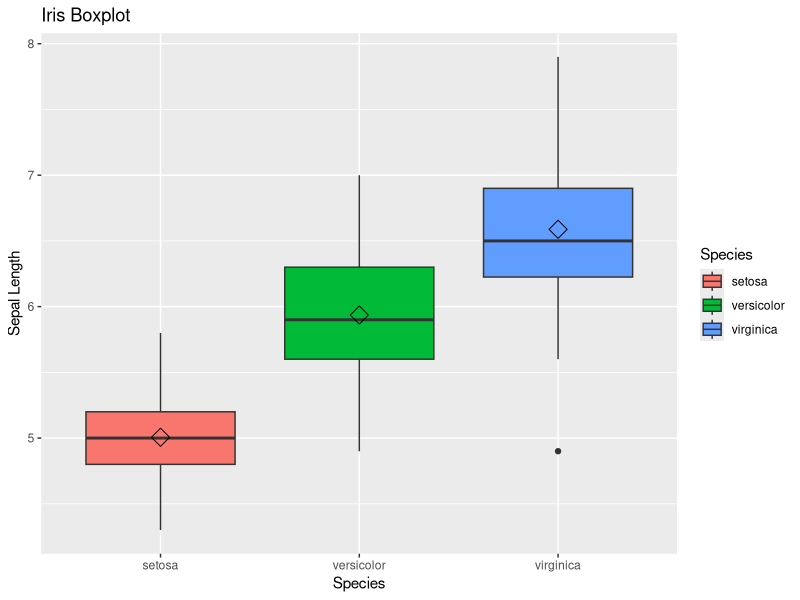

Source code (R):
## ---- chunk 1
library(knitr)
kable(head(iris), "html", caption = "Base iris")
## ---- chunk 2
library(ggplot2)
box <- ggplot(data=iris, aes(x=Species, y=Sepal.Length))
box + geom_boxplot(aes(fill=Species)) + 
  ylab("Sepal Length") + ggtitle("Iris Boxplot") +
  stat_summary(fun.y=mean, geom="point", shape=5, size=4) 
